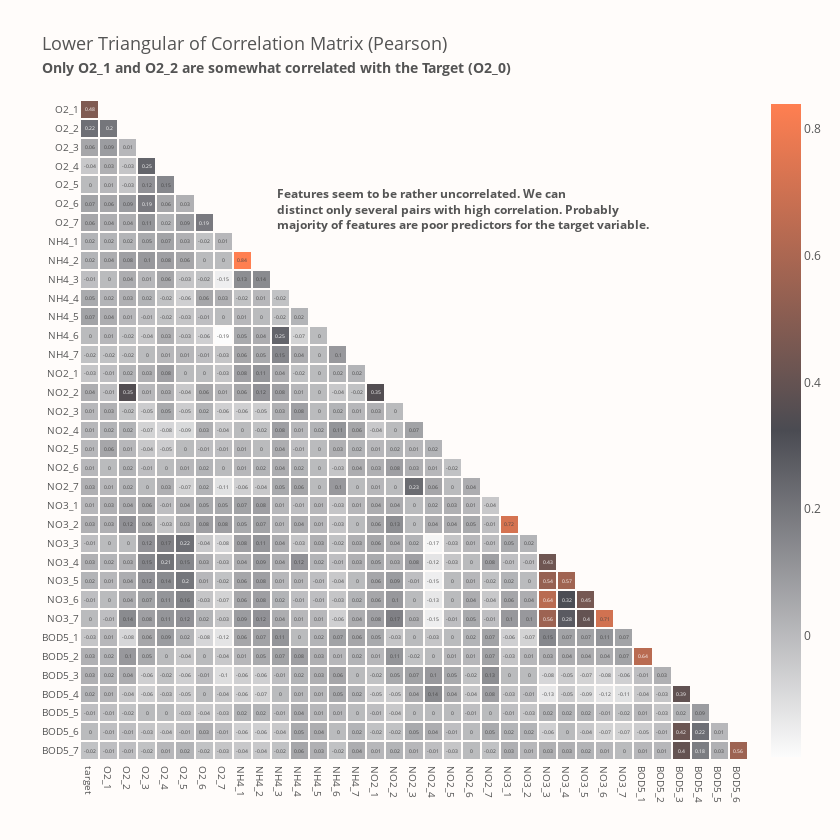

The notebook cell this image was saved under:
### Markdown cell above
<p style="
    font-size: 20px;
    font-family: 'JetBrains Mono';
    color: #4A4B52;
    border-bottom: 2px solid #FF7F51;
">
    <b>Numerical Summary</b> 📜
</p>

<p style="
    font-size: 16px;
    font-family: 'JetBrains Mono';
">
    At first sight, there we have a relevant outlier in the <code>NH4_5</code> feature. <b>Even if the 99th percentile is about $30.26$, the maximum value is $3026$, which looks like a multiplication of it. Maybe it's something like an error?</b> As for the rest, there is rather nothing suspect, except <code>NO2_4</code> where the minimal value is $-4$. Another error?. We will see that once more time and more closely on distribution plots later.<br><br>
    As for now let's have a look at the correlation matrix and hierarchical clustering. We should pay special attention to the first column (correlations with the target variable). 
</p>

### Code cell
pearson_corr = train.corr(method="pearson").round(2)
lower_triangular_corr = (
    pearson_corr.mask(np.triu(np.ones_like(pearson_corr, dtype=bool)))
    .dropna(axis="index", how="all")
    .dropna(axis="columns", how="all")
)

color_map = [[0.0, "#FCFCFC"], [0.5, "#4A4B52"], [1.0, "#FF7F51"]]

heatmap = go.Heatmap(
    z=lower_triangular_corr,
    x=lower_triangular_corr.columns,
    y=lower_triangular_corr.index,
    text=lower_triangular_corr.fillna(""),
    texttemplate="%{text}",
    xgap=2,
    ygap=2,
    showscale=True,
    colorscale=color_map,
    colorbar_len=1.02,
    hoverinfo="none",
)
fig = go.Figure(heatmap)
fig.add_annotation(
    x=9.7,
    y=5.3,
    align="left",
    xanchor="left",
    text="<b>Features seem to be rather uncorrelated. We can<br>"
    "distinct only several pairs with high correlation. Probably<br>"
    "majority of features are poor predictors for the target variable.</b>",
    showarrow=False,
)
fig.update_yaxes(tickfont_size=10)
fig.update_xaxes(tickfont_size=10)
fig.update_layout(
    font_color=FONT_COLOR,
    title="Lower Triangular of Correlation Matrix (Pearson)<br>"
    "<span style='font-size: 75%; font-weight: bold;'>"
    "Only O2_1 and O2_2 are somewhat correlated with the Target (O2_0)</span>",
    title_font_size=18,
    plot_bgcolor=BACKGROUND_COLOR,
    paper_bgcolor=BACKGROUND_COLOR,
    width=840,
    height=840,
    xaxis_showgrid=False,
    yaxis_showgrid=False,
    yaxis_autorange="reversed",
)
fig.show()

### Figure 1 — Plotly figure (JSON) as saved in the notebook; plotly's stock layout.template omitted (floating-point values rounded to 4 significant figures; data arrays with more than 128 entries replaced by an {"elided": "..."} marker saying what was removed)
{"data": [{"colorbar": {"len": 1.02}, "colorscale": [[0, "#FCFCFC"], [0.5, "#4A4B52"], [1, "#FF7F51"]], "hoverinfo": "none", "showscale": true, "text": {"elided": "35x35 mixed values"}, "texttemplate": "%{text}", "type": "heatmap", "x": ["target", "O2_1", "O2_2", "O2_3", "O2_4", "O2_5", "O2_6", "O2_7", "NH4_1", "NH4_2", "NH4_3", "NH4_4", "NH4_5", "NH4_6", "NH4_7", "NO2_1", "NO2_2", "NO2_3", "NO2_4", "NO2_5", "NO2_6", "NO2_7", "NO3_1", "NO3_2", "NO3_3", "NO3_4", "NO3_5", "NO3_6", "NO3_7", "BOD5_1", "BOD5_2", "BOD5_3", "BOD5_4", "BOD5_5", "BOD5_6"], "xgap": 2, "y": ["O2_1", "O2_2", "O2_3", "O2_4", "O2_5", "O2_6", "O2_7", "NH4_1", "NH4_2", "NH4_3", "NH4_4", "NH4_5", "NH4_6", "NH4_7", "NO2_1", "NO2_2", "NO2_3", "NO2_4", "NO2_5", "NO2_6", "NO2_7", "NO3_1", "NO3_2", "NO3_3", "NO3_4", "NO3_5", "NO3_6", "NO3_7", "BOD5_1", "BOD5_2", "BOD5_3", "BOD5_4", "BOD5_5", "BOD5_6", "BOD5_7"], "ygap": 2, "z": {"elided": "35x35 float values"}}], "layout": {"annotations": [{"align": "left", "showarrow": false, "text": "<b>Features seem to be rather uncorrelated. We can<br>distinct only several pairs with high correlation. Probably<br>majority of features are poor predictors for the target variable.</b>", "x": 9.7, "xanchor": "left", "y": 5.3}], "font": {"color": "#545454"}, "height": 840, "paper_bgcolor": "#FFFCFA", "plot_bgcolor": "#FFFCFA", "title": {"font": {"size": 18}, "text": "Lower Triangular of Correlation Matrix (Pearson)<br><span style='font-size: 75%; font-weight: bold;'>Only O2_1 and O2_2 are somewhat correlated with the Target (O2_0)</span>"}, "width": 840, "xaxis": {"showgrid": false, "tickfont": {"size": 10}}, "yaxis": {"autorange": "reversed", "showgrid": false, "tickfont": {"size": 10}}}}
